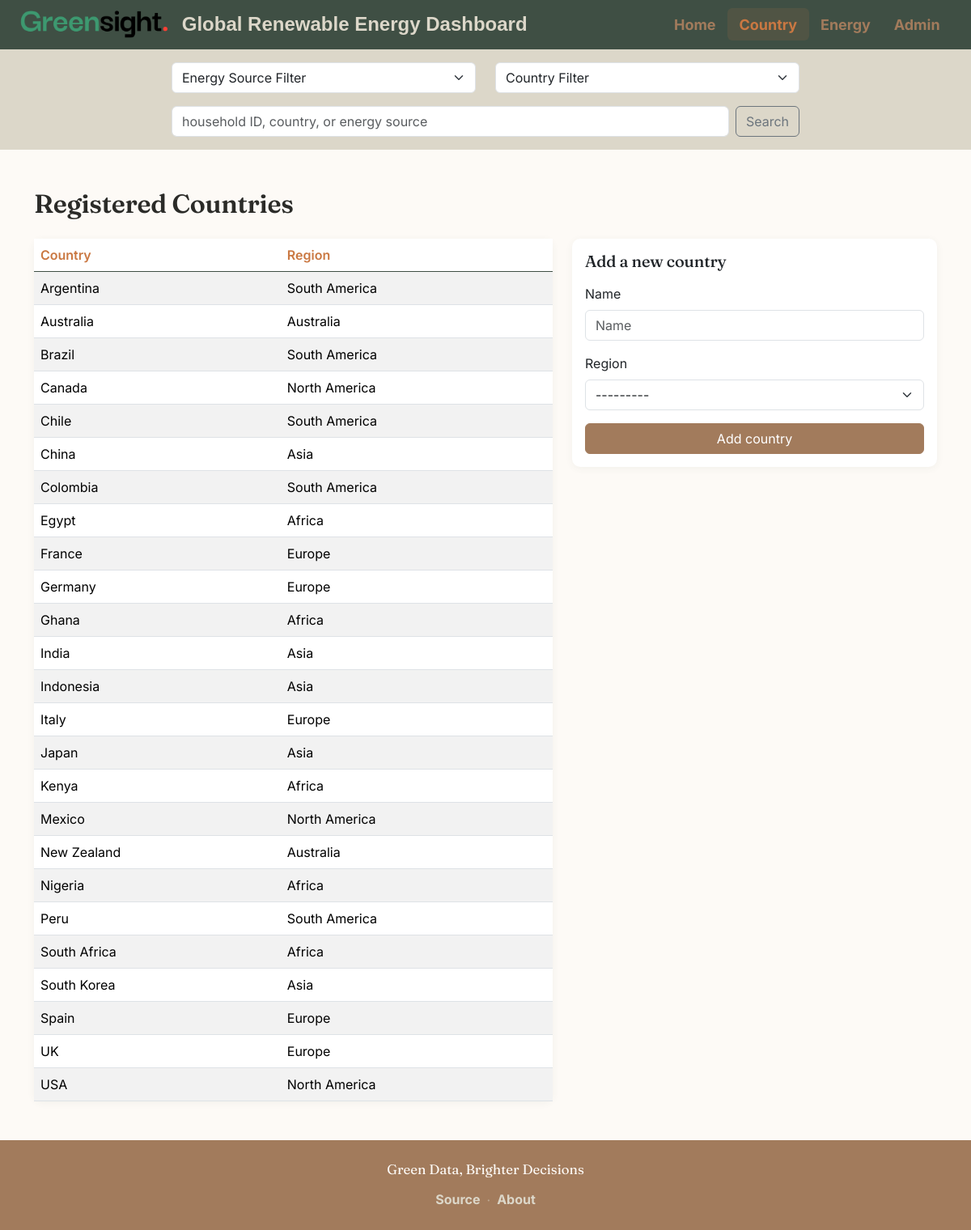
The app's page /countries/, older data.
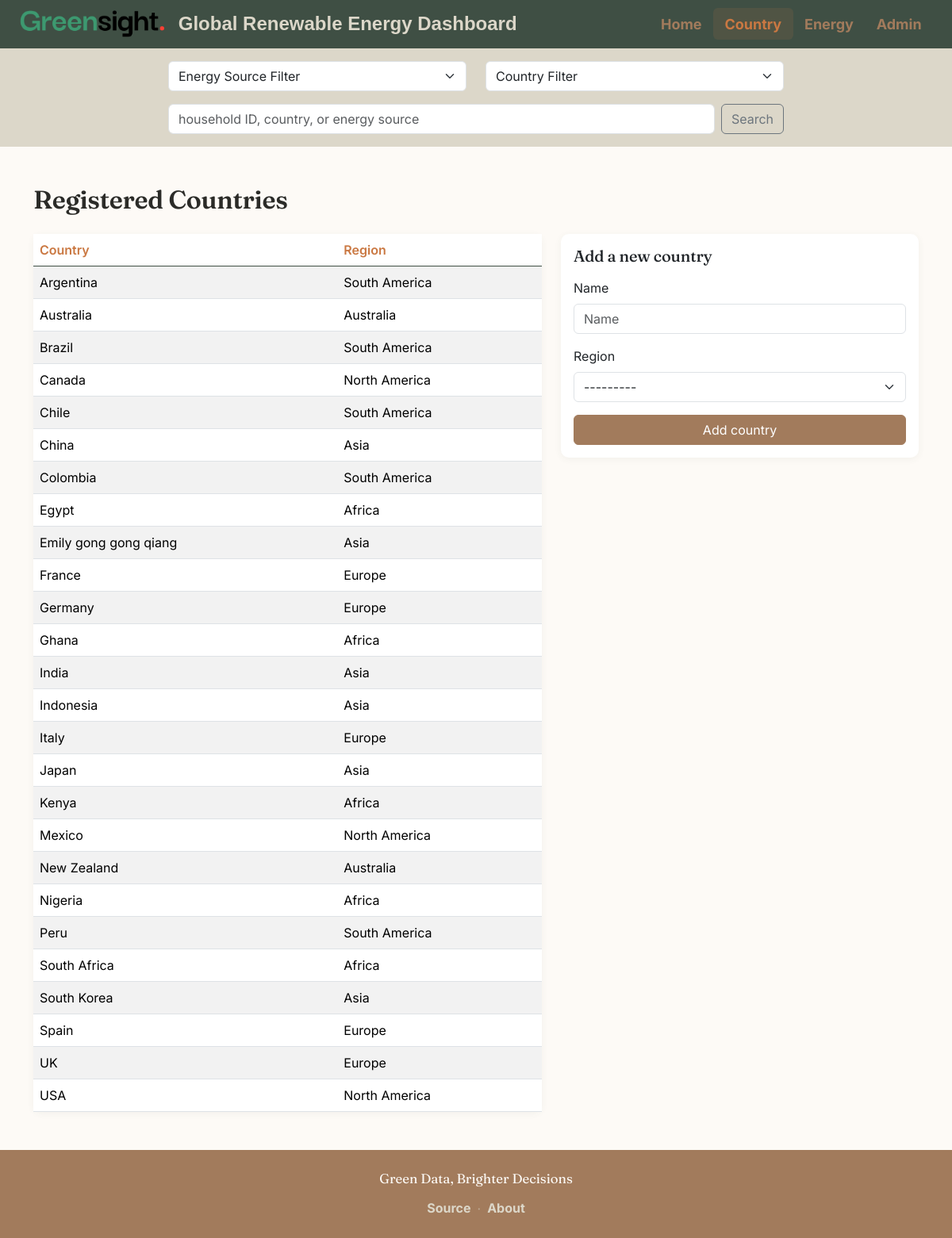
The same page, newer data.
### usage_data/models.py (models this page shows, shortened)
class Country(models.Model):
    name = models.CharField(max_length=100, unique=True, null=False, blank=False)
    region = models.ForeignKey(Region, on_delete=models.CASCADE, related_name='countries')

class Region(models.Model):
    name = models.CharField(max_length=100, unique=True, null=False, blank=False)
    def __str__(self):
        return self.name

### usage_data/views.py (the view)
# urls.py: path('countries/', views.countries, name='countries'),
def countries(request):
    if request.method == 'POST':
        if 'delete_id' in request.POST:
            country_id = request.POST.get('delete_id')
            Country.objects.filter(id=country_id).delete()
            return HttpResponseRedirect('/countries')
        else:
            form = CountryForm(request.POST)
            if form.is_valid():
                form.save()
                return HttpResponseRedirect('/countries')
    else:
        form = CountryForm()
    countries = Country.objects.all().order_by('name')
    return render(request, 'usage_data/countries.html', {'form': form, 'countries': countries})

### usage_data/forms.py (shortened to what this page needs)
class CountryForm(ModelForm):
    class Meta:
        model = Country
        fields = ['name', 'region']

### usage_data/templatetags/my_tags.py (called while the page is built)
@register.inclusion_tag('partials/energy_source_list.html')
def energy_sources():
    return {'sources': EnergySource.objects.all()}

@register.inclusion_tag('partials/country_list.html')
def countries():
    return {'countries': Country.objects.all()}

### usage_data/templates/usage_data/countries.html (shortened to what this page needs)
{% extends "./base.html" %}
{% load django_bootstrap5 %}
{% block content %}
<div class="container my-5">
  <h2 class="mb-4">Registered Countries</h2>
  <div class="row g-4">
    <div class="col-lg-7">
      <div class="card shadow-sm border-0">
        <div class="table-responsive">
          <table class="table table-striped mb-0">
            <thead>
              <tr>
                <th>Country</th>
                <th>Region</th>
              </tr>
            </thead>
            <tbody>
              {% for country in countries %}
              <tr>
                <td>{{ country.name }}</td>
                <td>{{ country.region.name }}</td>
              </tr>
              {% empty %}
              <tr>
                <td colspan="2" class="empty-state">No countries registered yet.</td>
              </tr>
              {% endfor %}
            </tbody>
          </table>
        </div>
      </div>
    </div>
    <div class="col-lg-5">
      <div class="card shadow-sm border-0">
        <div class="card-body">
          <h3 class="h5 mb-3">Add a new country</h3>
          <form action="{% url 'countries' %}" method="post">
            {% bootstrap_form form layout='vertical' show_label=True %}
            <div class="d-grid mt-3">
              <button type="submit" class="btn btn-primary">Add country</button>
            </div>
          </form>
        </div>
      </div>
    </div>
  </div>
</div>
{% endblock %}

Row changes from the older to the newer data that the page shows:
added Country: name "Emily gong gong qiang", region.name "Asia"
